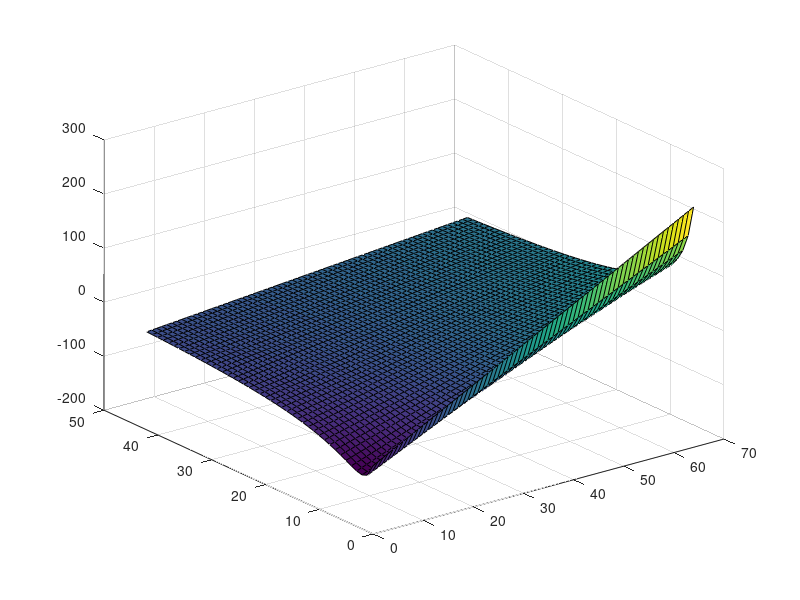

Source code (MATLAB):

clear
clc
clf

epsilon = 0.01;
epsilon_not = 0.01;
alpha = 2;
r_not = 4;
mass = 0.1;

radius = 0.8:0.1:5;
chargeProduct = -16:0.5:16;

for i = 1:length(radius)
    for j = 1:length(chargeProduct)
        CBPotential(i,j) = (epsilon .* (6./(alpha - 6) .* exp(alpha)...
                * (1 - radius(i)./r_not) - alpha./(alpha - 6) .* (r_not./radius(i)).^6)...
                + chargeProduct(j)./(4.*pi.*epsilon_not.*radius(i)));
    end
end
                
surf(CBPotential);








